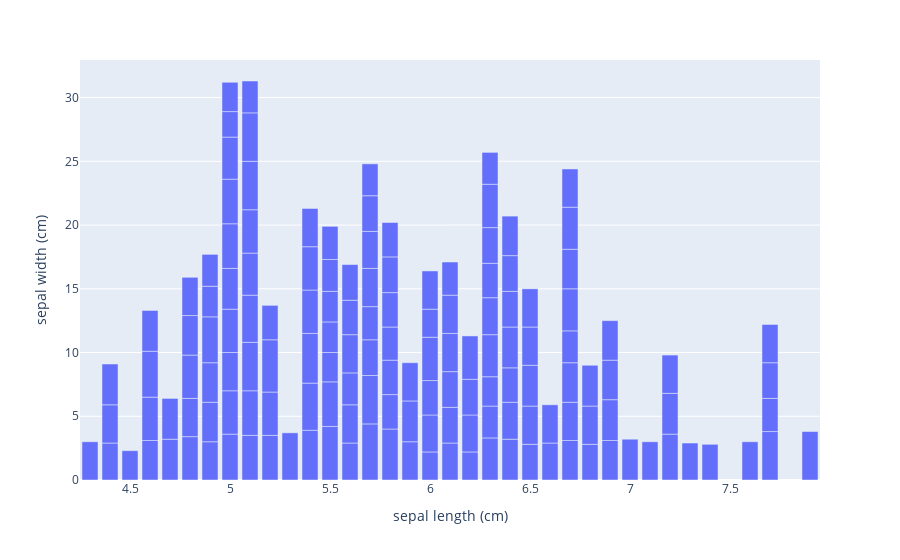

Notebook code for this chart:
### Code cell
irisdata =  datasets.load_iris()
iris = irisdata.data
iris = pd.DataFrame(iris,columns=irisdata.feature_names)
iris['TargetName'] = irisdata.target
px.bar(iris,x = iris['sepal length (cm)'],y = iris['sepal width (cm)'])

### Figure 1 — Plotly figure (JSON) as saved in the notebook; plotly's stock layout.template omitted (floating-point values rounded to 4 significant figures; data arrays with more than 128 entries replaced by an {"elided": "..."} marker saying what was removed)
{"data": [{"alignmentgroup": "True", "hovertemplate": "sepal length (cm)=%{x}<br>sepal width (cm)=%{y}<extra></extra>", "legendgroup": "", "marker": {"color": "#636efa", "pattern": {"shape": ""}}, "name": "", "offsetgroup": "", "orientation": "v", "showlegend": false, "textposition": "auto", "type": "bar", "x": {"elided": "150 float values"}, "xaxis": "x", "y": {"elided": "150 float values"}, "yaxis": "y"}], "layout": {"barmode": "relative", "legend": {"tracegroupgap": 0}, "margin": {"t": 60}, "xaxis": {"anchor": "y", "domain": [0, 1], "title": {"text": "sepal length (cm)"}}, "yaxis": {"anchor": "x", "domain": [0, 1], "title": {"text": "sepal width (cm)"}}}}
